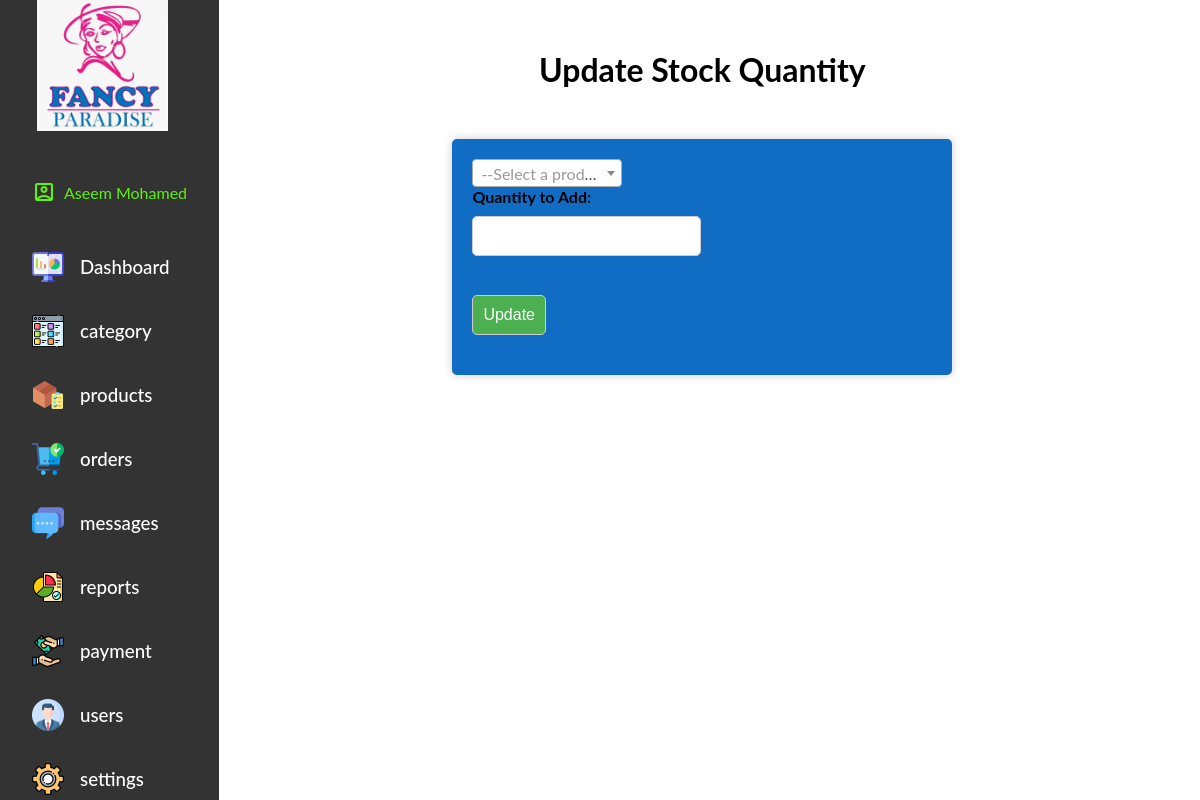
Screenshot of /fancy_paradise/adminpanel/view/add_stock.php (signed in) with the database file from the repository.
### tables this page shows
CREATE TABLE `tbl_module_role` (
  `module_id` int(11) NOT NULL,
  `role_id` int(11) NOT NULL
);

CREATE TABLE `tbl_module` (
  `module_id` int(11) NOT NULL,
  `name` varchar(50) NOT NULL,
  `image` text NOT NULL
);

### fancy_paradise/adminpanel/view/add_stock.php (the view, shortened to what this page needs)
<?php include "index.php"; ?>
  <main>
  <h1 align="center">Update Stock Quantity</h1>
  	<form method="post">
			<label for="quantity">Quantity to Add:</label>
			<input type="number" name="quantity" required><br>
			<input type="submit" name="submit" value="Update">
  	</form>
		</main>
	</body>
</html>

### fancy_paradise/adminpanel/view/index.php (shortened to what this page needs)
<?php
include('../model/connection.php');
$roleId = $_SESSION['role_id'];
$sql = "SELECT m.module_id, m.name, mr.role_id
          FROM tbl_module_role AS mr
          INNER JOIN tbl_module AS m ON mr.module_id = m.module_id
          WHERE mr.role_id = $roleId";
$res = mysqli_query($conn, $sql);
$modules = mysqli_fetch_all($res, MYSQLI_ASSOC);
?>
<!DOCTYPE html>
<html>
<head>
	<link rel="stylesheet" href="https://pro.fontawesome.com/releases/v5.10.0/css/all.css">
	<link rel="stylesheet" href="../view/css/index.css">
	<link rel="stylesheet" type="text/css" href="https://cdn.datatables.net/1.11.4/css/jquery.dataTables.css">
	<link rel="stylesheet" type="text/css" href="https://cdn.datatables.net/v/dt/dt-1.12.1/b-2.2.3/b-html5-2.2.3/date-1.1.2/r-2.3.0/datatables.min.css"/>
	<link rel="stylesheet" type="text/css" href="https://cdn.datatables.net/tabletools/2.2.4/css/dataTables.tableTools.css">
	<link href="https://cdnjs.cloudflare.com/ajax/libs/select2/4.0.13/css/select2.min.css" rel="stylesheet" />
</head>
<body>
	<div class="container">
		<aside>
			<div class="top">
				<div class="navigation" id="navigation">
					<a class="dashlogo" href="dashboard.php">
					<img src="assets/logo.jpg" alt="Logo" width="131" height="131">
					</a>
					<div class="user-info">
					<span class="material-icons-outlined">account_box</span>
						<?php echo $_SESSION['firstname']; ?>
						<?php echo $_SESSION['lastname']; ?>
					</div>
					<a class="btn" href="dashboard.php">
					<img src="assets/Module_images/dashboard.png" width="32" height="32">
					<h3>Dashboard</h3>
					</a>
					<?php foreach ($modules as $module) : ?>
						<?php
						$moduleSql = "SELECT image FROM tbl_module WHERE module_id = " . $module['module_id'];
						$moduleRes = mysqli_query($conn, $moduleSql);
						$moduleRow = mysqli_fetch_assoc($moduleRes);
						$module_image = $moduleRow['image'];
						?>
						<a class="btn" href="<?php echo $module['name'] . '.php'; ?>">
							<img src="<?php echo SITEURL; ?>adminpanel/view/assets/Module_images/<?php echo $module_image; ?>" alt="<?php echo $module_image; ?>" width="32" height="32">
							<h3><?php echo $module['name']; ?></h3>
						</a>
					<?php endforeach; ?>
				</div>
			</div>
		</aside>

### fancy_paradise/adminpanel/view/css/index.css (style rules this page uses)
* { margin: 0; padding: 0; list-style: none; text-decoration: none; box-sizing: border-box; }
body { width: 100%; font-family: "Lato", sans-serif; user-select: none; overflow-x: hidden; }
.container { display: grid; width: 100%; grid-template-columns: 12.8rem auto; }
aside .navigation { margin: 0; padding: 0; height: 100%; position: fixed; background-color: #333; overflow: auto; }
aside h3 { font-weight: 500; }
.dashlogo { margin: 2.3rem; align-items: center; position: relative; transition: all 300ms ease; }
.btn { color: white; display: flex; margin: 2rem; gap: 1rem; align-items: center; position: relative; height: 2rem; transition: all 300ms ease; flex-direction: row; }
.user-info { color: rgb(96, 241, 12); display: flex; margin: 2rem; gap: 0.5rem; align-items: center; position: relative; height: 3.3rem; }

### rows the page displays
tbl_module_role: module.image (picture), module.name "category"
tbl_module_role: module.image (picture), module.name "products"
tbl_module_role: module.image (picture), module.name "orders"
tbl_module_role: module.image (picture), module.name "messages"
tbl_module_role: module.image (picture), module.name "reports"
tbl_module_role: module.image (picture), module.name "payment"
tbl_module_role: module.image (picture), module.name "users"
tbl_module_role: module.image (picture), module.name "settings"

### other values shown
$_SESSION['firstname'] "Aseem"
$_SESSION['lastname'] "Mohamed"
